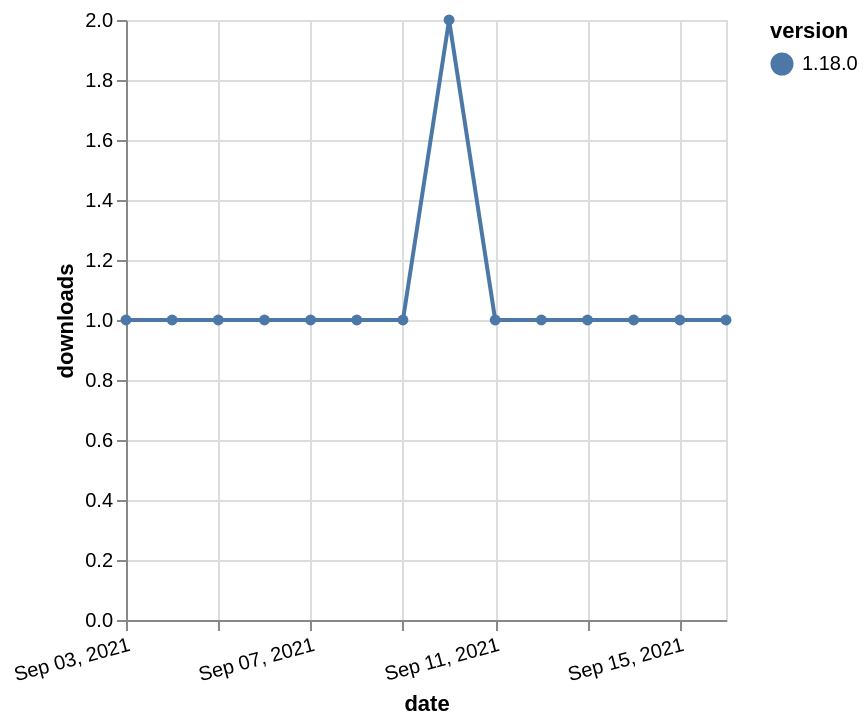

Write a Vega-Lite specification for this figure.
### Vega-Lite specification from a JSON file in a GitHub repository (floating-point values rounded to 4 significant figures)
{"$schema": "https://vega.github.io/schema/vega-lite/v5.json", "description": "A simple bar chart with embedded data.", "data": {"values": [{"date": "2021-09-03", "total": 214, "delta": 1, "version": "1.18.0"}, {"date": "2021-09-04", "total": 215, "delta": 1, "version": "1.18.0"}, {"date": "2021-09-05", "total": 216, "delta": 1, "version": "1.18.0"}, {"date": "2021-09-06", "total": 217, "delta": 1, "version": "1.18.0"}, {"date": "2021-09-07", "total": 218, "delta": 1, "version": "1.18.0"}, {"date": "2021-09-08", "total": 219, "delta": 1, "version": "1.18.0"}, {"date": "2021-09-09", "total": 220, "delta": 1, "version": "1.18.0"}, {"date": "2021-09-10", "total": 222, "delta": 2, "version": "1.18.0"}, {"date": "2021-09-11", "total": 223, "delta": 1, "version": "1.18.0"}, {"date": "2021-09-12", "total": 224, "delta": 1, "version": "1.18.0"}, {"date": "2021-09-13", "total": 225, "delta": 1, "version": "1.18.0"}, {"date": "2021-09-14", "total": 226, "delta": 1, "version": "1.18.0"}, {"date": "2021-09-15", "total": 227, "delta": 1, "version": "1.18.0"}, {"date": "2021-09-16", "total": 228, "delta": 1, "version": "1.18.0"}]}, "width": "container", "mark": {"type": "line", "point": {"filled": true}}, "encoding": {"x": {"field": "date", "type": "temporal", "timeUnit": "yearmonthdate", "title": "date", "axis": {"labelAngle": -15}}, "y": {"field": "delta", "type": "quantitative", "title": "downloads"}, "color": {"field": "version", "type": "nominal"}, "tooltip": {"field": "delta"}}}
